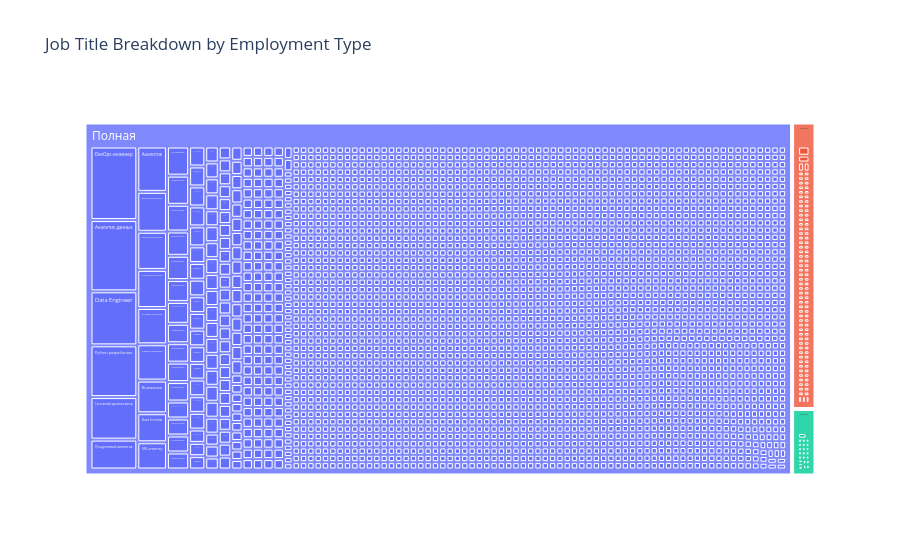

Write notebook code for a chart like this one.
### Markdown cell above
# Plot 2 - Job Title Breakdown

### Code cell
fig = px.treemap(df.dropna(subset=["employment"]), 
                 path=["employment", "title"], 
                 title="Job Title Breakdown by Employment Type")
fig.show()
pio.write_html(fig, file="charts/job_treemap.html", include_plotlyjs='cdn')

### Figure 1 — Plotly figure (JSON) as saved in the notebook; plotly's stock layout.template omitted (floating-point values rounded to 4 significant figures; data arrays with more than 128 entries replaced by an {"elided": "..."} marker saying what was removed)
{"data": [{"branchvalues": "total", "domain": {"x": [0, 1], "y": [0, 1]}, "hovertemplate": "labels=%{label}<br>count=%{value}<br>parent=%{parent}<br>id=%{id}<extra></extra>", "ids": {"elided": "3390 str values"}, "labels": {"elided": "3390 str values"}, "name": "", "parents": {"elided": "3390 str values"}, "type": "treemap", "values": {"elided": "3390 int values"}}], "layout": {"legend": {"tracegroupgap": 0}, "title": {"text": "Job Title Breakdown by Employment Type"}}}
